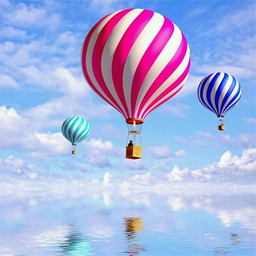
#> input picture Assignment2/python/qiqiu.png, 256 x 256 px, shrunk from 512 x 512 before the run
$ python csit5410_assign2.py
#> lines starting #> are read from the running program, lines starting #| are printed output that depends on the picture; after the words box and inside, x2 and y2 are one past the last pixel; in counts of white or black regions, pixels touching at a corner belong together
import math

import cv2
import numpy as np
import matplotlib.pyplot as plt

def myhoughcircle(Imbinary, r, thresh = 4):
    if thresh < 4:
        print('threshold value must be bigger or equal to 4')
        return

    h, w = Imbinary.shape
    Accumulator = np.zeros((h, w))
    boundaries = set()
    for y0 in range(h):
        for x0 in range(w):
            if Imbinary[y0, x0] == 255:
                boundaries.clear()
                angle = 0.0
                while angle < 2 * np.pi:
                    y = int(round(y0 + r * np.sin(angle)))
                    x = int(round(x0 + r * np.cos(angle)))
                    if (0 <= y) and (y < h):
                        if (0 <= x) and (x < w):
                            boundaries.add((y, x))
                    angle += np.pi / 180

                for pos in boundaries:
                    Accumulator[pos[0], pos[1]] += 1

    max_value = Accumulator[0, 0]
    max_x = 0
    max_y = 0
    x0detect = []
    y0detect = []
    for i in range(h):
        for j in range(w):
            if Accumulator[i, j] >= thresh:
                y0detect.append(i)
                x0detect.append(j)
                print('(%d, %d) -- %d' % (i , j, Accumulator[i, j]))
            if Accumulator[i, j] > max_value:
                max_y = i
                max_x = j
                max_value = Accumulator[i, j]

    if len(x0detect) == 0:
        y0detect = [max_y]
        x0detect = [max_x]

    return y0detect, x0detect, Accumulator

def draw_circle(img, Xc, Yc, r):
    h, w = img.shape
    for i in range(h):
        for j in range(w):
            if abs((j - Xc) * (j - Xc) + (i - Yc) * (i - Yc) - r * r) < 100:
                img[i, j] = 255

    return img

def myfld(input_sample, class1_samples, class2_samples):
    n1, n = class1_samples.shape
    n2, n = class2_samples.shape

    mean_c1 = np.sum(class1_samples, axis = 0).reshape(2, 1) / n1
    mean_c2 = np.sum(class2_samples, axis = 0).reshape(2, 1) / n2

    S1 = 0
    for i in range(n1):
        qi = class1_samples[i, :].reshape(2, 1)
        S1 += (qi - mean_c1) * (qi - mean_c1).T

    S2 = 0
    for i in range(n2):
        qi = class2_samples[i, :].reshape(2, 1)
        S2 += (qi - mean_c2) * (qi - mean_c2).T

    s_w = S1 + S2
    s_b = (mean_c2 - mean_c1) * (mean_c2 - mean_c1).T

    w = np.dot(np.linalg.inv(s_w), (mean_c2 - mean_c1))
    seperation_point = np.dot(0.5 * w.T, (mean_c2 - mean_c1))
    value = np.dot(input_sample, w)

    output_class = 1
    if value >= seperation_point:
        output_class = 2

    return output_class, w, s_w, mean_c1, mean_c2

def main():
    print('*********************************************')
    print('Task 1: Hough Circle Detection')
    print('*********************************************')

    I = cv2.imread('./qiqiu.png')
#> I is the input picture: shape (256, 256, 3); mean B, G, R 222.5, 178.7, 167.7
    plt.figure('Figure 1')
    plt.imshow(I)
    plt.axis('off')
    plt.title('Figure 1')
    plt.show()
    I = cv2.cvtColor(I, cv2.COLOR_BGR2GRAY)
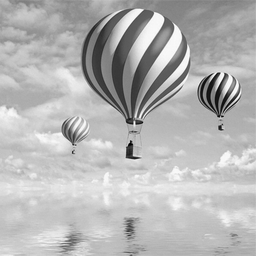
#> I: shape (256, 256); min 0, max 255, mean 180.4
    I = cv2.Canny(I, 30, 100)
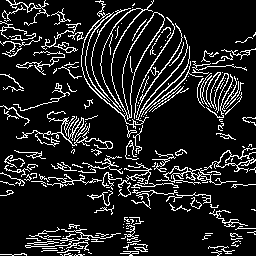
#> I: shape (256, 256); 13% white in thin lines or dots
    plt.figure('Figure 2')
    plt.imshow(I)
    plt.axis('off')
    plt.title('Figure 2')
    plt.show()
    radius = 114
    threshold = 110
    y0detect, x0detect, Accumulator = myhoughcircle(I, radius, threshold)
#> after the loop in myhoughcircle, `for y0 in range(h):`:
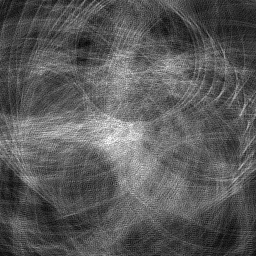
#> Accumulator: shape (256, 256) float64; min 1, max 67, mean 24.2; drawn with min black and max white
#> y0detect = [125]; x0detect = [119]
    plt.figure('Figure 3')
    plt.imshow(Accumulator)
    plt.axis('on')
    plt.title('Figure 3')
    plt.show()

    img = np.zeros(I.shape)
    for i in range(len(y0detect)):
        x = x0detect[i]
        y = y0detect[i]
        img = draw_circle(img, x, y, radius)
#> this loop made 1 pass
#> (x, y, h in draw_circle, w in draw_circle) on pass 1: (119, 125, 256, 256)
#> pass 1, in main, `img = draw_circle(img, x, y, radius)`:
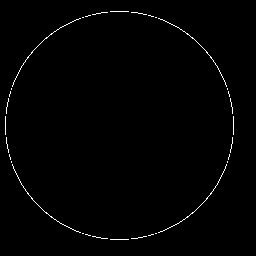
#> img: shape (256, 256) float64; 0.95% white in thin lines or dots, all inside (x1, y1, x2, y2) = (5, 11, 234, 240)

    plt.figure('Figure 4')
    plt.imshow(img)
    plt.axis('off')
    plt.title('Figure 4')
    plt.show()

    print('*********************************************')
    print('Task 2: Fisher Linear Discriminant')
    print('*********************************************')

    class1_samples = np.array([[1, 2], [2, 3], [3, 3], [4, 5], [5, 5]])
    class2_samples = np.array([[1, 0], [2, 1], [3, 1], [3, 2], [5, 3], [6, 5]])
    input_sample = np.array([2, 5])
    output_class, w, s_w, mean_c1, mean_c2 = myfld(input_sample, class1_samples, class2_samples)
    print('Output class is %d.' % output_class)
    print('Within-class scatter matrix:')
    print(s_w)
    print('Weights:')
    print(w)

if __name__ == '__main__':
    main()
